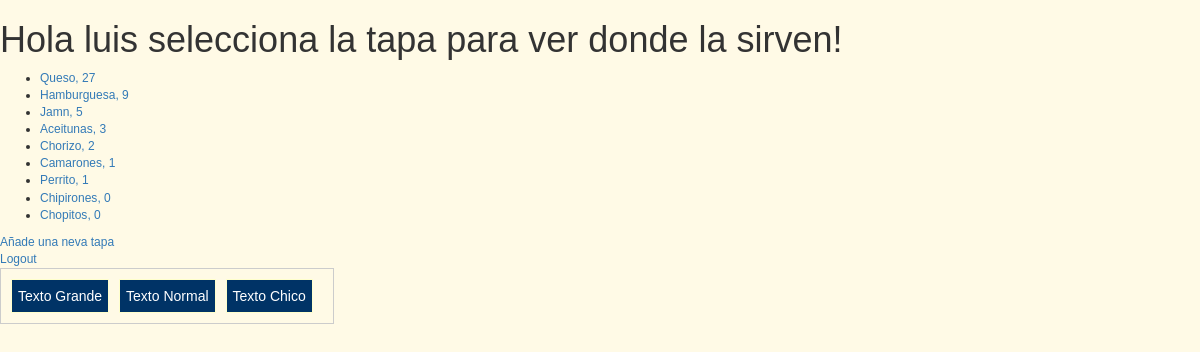
Screenshot of /rango/ (signed in) with the database file from the repository.
### rango/models.py (models this page shows, shortened)
class Tapas(models.Model):
    nombre_tapa = models.CharField(max_length=128, unique=True)
    votos = models.IntegerField(default=0)
    slug = models.SlugField()

### rango/views.py (the view)
def index(request):
    tapas_list = Tapas.objects.order_by('-votos')
    context_dict = {'tapas': tapas_list}
    return render(request, 'rango/index.html', context_dict)

### templates/rango/index.html (shortened to what this page needs)
<!DOCTYPE html>
{% load staticfiles %}
<html>
    <head>
      <link rel="stylesheet" href="//maxcdn.bootstrapcdn.com/bootstrap/3.2.0/css/bootstrap.min.css">
      <link rel="stylesheet" href="//maxcdn.bootstrapcdn.com/bootstrap/3.2.0/css/bootstrap-theme.min.css">
      <link rel="stylesheet" href="{% static 'css/style.css' %}">
    </head>
    <body>
      {% if user.is_authenticated %}
      <h1>Hola {{ user.username }} selecciona la tapa para ver donde la sirven!</h1>
      {% else %}
      <h1>Hola, selecciona la tapa para ver donde la sirven!</h1>
      {% endif %}
      {% if tapas %}
            <ul>
                {% for tapa in tapas %}
                <li><a href="/rango/tapa/{{ tapa.slug }}/">{{ tapa.nombre_tapa }}, {{tapa.votos}}</a></li>
                {% endfor %}
            </ul>
        {% else %}
            <strong>No hay tapas presentes.</strong>
        {% endif %}
        {% if user.is_authenticated %}
        <a href="/rango/add_tapa/">Añade una neva tapa</a><br />
        <a href="/rango/logout/">Logout</a><br />
        {% else %}
        <a href="/rango/register/">Registrate</a><br />
        <a href="/rango/login/">Logueate</a><br />
        {% endif %}
        <div id="botones">
          <div class="boton" id="aumentar">Texto Grande</div>
          <div class="boton">Texto Normal</div>
          <div class="boton" id="disminuir">Texto Chico</div>
        </div>
        <div id="container" style="height: 300px"></div>
    </body>
</html>

### rango/static/css/style.css (style rules this page uses)
body { font-size:12px; background-color:#FFFAE6; font-family:Arial, Helvetica, sans-serif; }
#botones { border:1px solid #CCCCCC; padding:10px; float:left; margin-bottom:10px; margin-right:30px; }
.boton { border:1px solid #FFFFCC; background-color:#003366; color:#FFFFFF; font-size:14px; float:left; margin-right:10px; padding:6px; }

### rows the page displays
Tapas: nombre_tapa "Queso", votos "27"
Tapas: nombre_tapa "Hamburguesa", votos "9"
Tapas: nombre_tapa "Jamn", votos "5"
Tapas: nombre_tapa "Aceitunas", votos "3"
Tapas: nombre_tapa "Chorizo", votos "2"
Tapas: nombre_tapa "Camarones", votos "1"
Tapas: nombre_tapa "Perrito", votos "1"
Tapas: nombre_tapa "Chipirones", votos "0"
Tapas: nombre_tapa "Chopitos", votos "0"

### other values shown
{{ user.username }} "luis"
